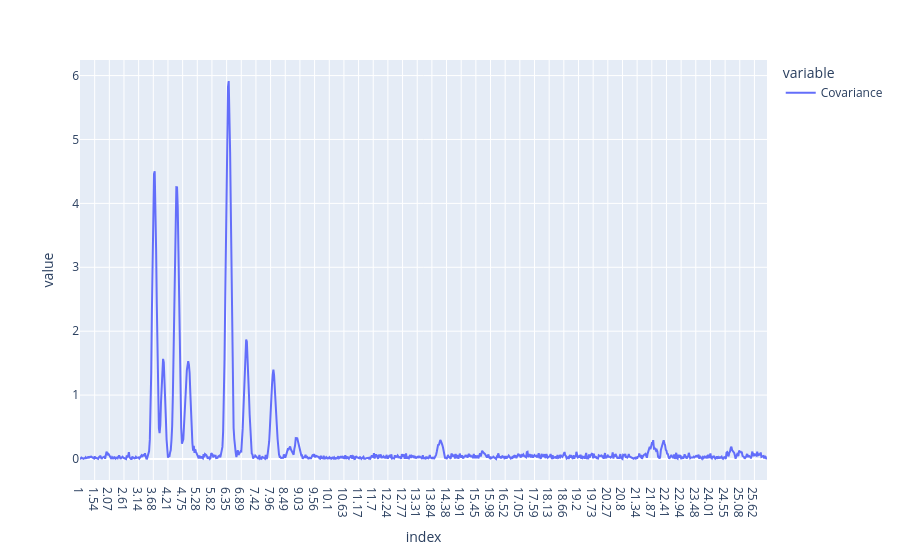

Source (notebook cell):
### Code cell
# calculando a covariancia entre cada variável espectral e a predição do modelo PLS-DA
cov_scores = []
y_pred = plsda_results[5].iloc[:,-1].values # using the continuous predictions from LV=3
for col in Xcalclass_prep.columns:
    x_values = Xcalclass_prep[col].values
    covariance = np.cov(x_values, y_pred)[0, 1] # covariance between x and y
    cov_scores.append(covariance)
cov_scores_df = pd.DataFrame(cov_scores, index=Xcalclass_prep.columns, columns=['Covariance'])
cov_scores_df = np.abs(cov_scores_df)
cov_scores_df.plot()

### Figure 1 — Plotly figure (JSON) as saved in the notebook; plotly's stock layout.template omitted (floating-point values rounded to 4 significant figures; data arrays with more than 128 entries replaced by an {"elided": "..."} marker saying what was removed)
{"data": [{"hovertemplate": "variable=Covariance<br>index=%{x}<br>value=%{y}<extra></extra>", "legendgroup": "Covariance", "line": {"color": "#636efa", "dash": "solid"}, "marker": {"symbol": "circle"}, "mode": "lines", "name": "Covariance", "orientation": "v", "showlegend": true, "type": "scatter", "x": {"elided": "985 str values"}, "xaxis": "x", "y": {"elided": "985 float values"}, "yaxis": "y"}], "layout": {"legend": {"title": {"text": "variable"}, "tracegroupgap": 0}, "margin": {"t": 60}, "xaxis": {"anchor": "y", "domain": [0, 1], "title": {"text": "index"}}, "yaxis": {"anchor": "x", "domain": [0, 1], "title": {"text": "value"}}}}
